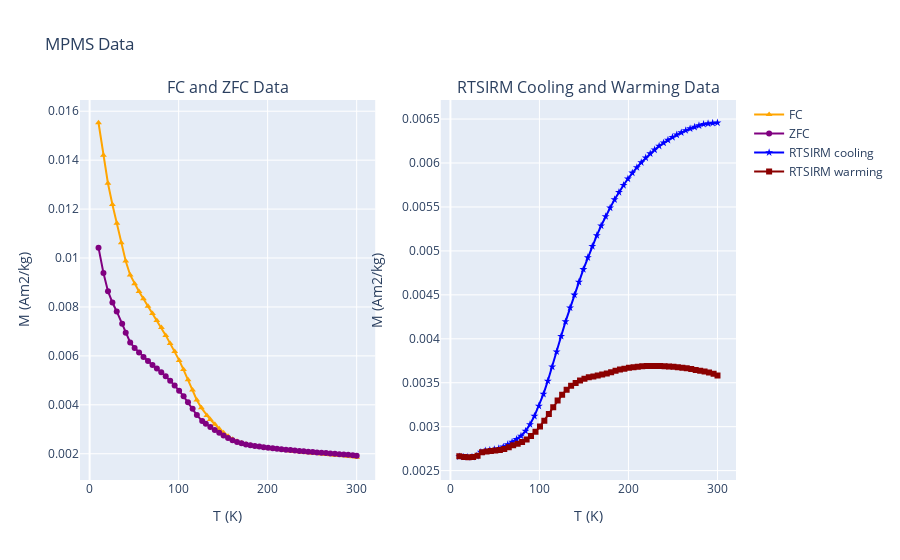

The notebook cell saved with this chart:
### Markdown cell above
The colors and symbols of the plots can be customized as in the example below:

### Code cell
rmag.plot_mpms_data(fc_data, zfc_data, rtsirm_cool_data, rtsirm_warm_data, 
                   fc_color='orange', zfc_color='purple', rtsirm_cool_color='blue', rtsirm_warm_color='darkred',
                   fc_marker='^', zfc_marker='o', rtsirm_cool_marker='*', rtsirm_warm_marker='s',
                   symbol_size=5, use_plotly=True)
